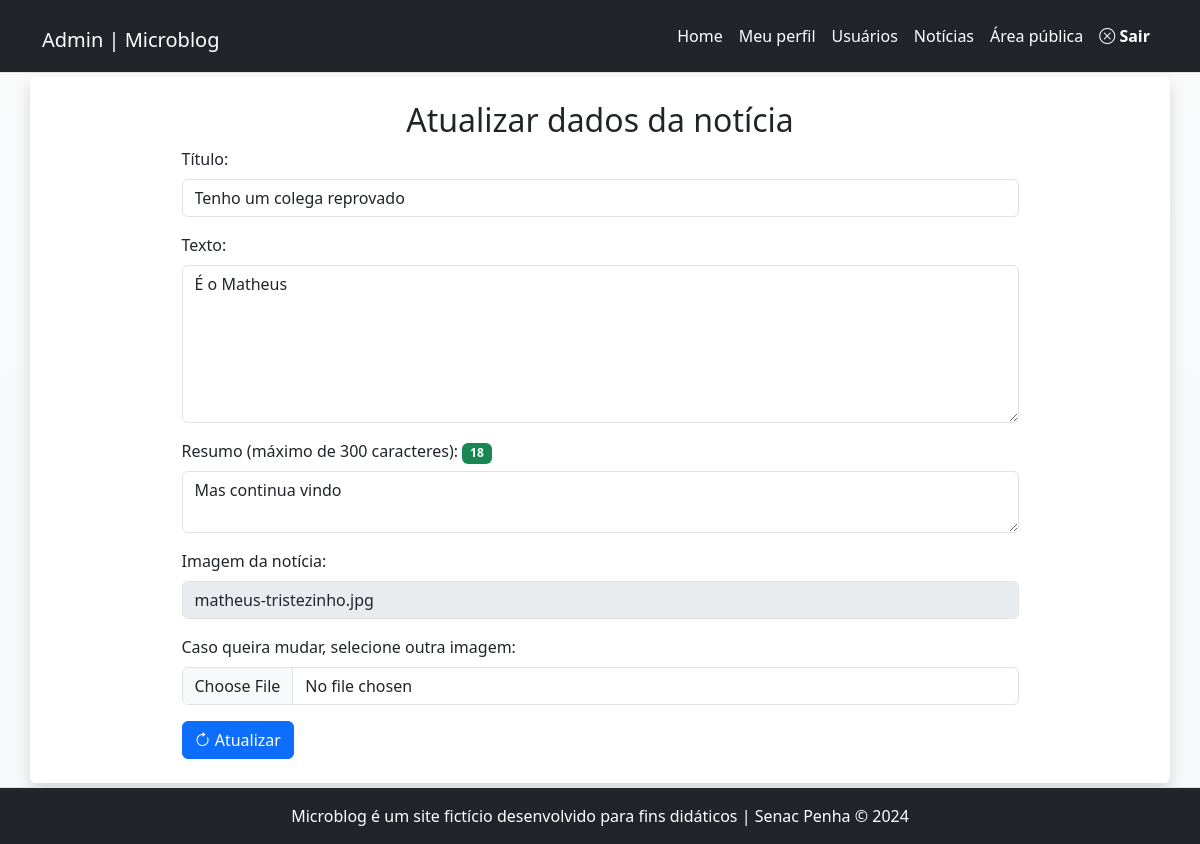
The page /admin/noticia-atualiza.php?id=17 (signed in) on the database its author committed.
### tables this page shows
CREATE TABLE `noticias` (
  `id` int(11) NOT NULL,
  `data` datetime NOT NULL DEFAULT current_timestamp(),
  `titulo` varchar(150) NOT NULL,
  `texto` text NOT NULL,
  `resumo` tinytext NOT NULL,
  `imagem` varchar(45) NOT NULL,
  `usuario_id` int(11) NOT NULL
);

### inc/funcoes-noticias.php (called while the page is built, shortened)
<?php
function lerUmaNoticia($idNoticia, $idUsuario, $tipoUsuario, $conexao){
    if($tipoUsuario == 'admin'){
        $sql = "SELECT * FROM noticias WHERE id = $idNoticia";
    } else {
        $sql = "SELECT * FROM noticias
                WHERE id = $idNoticia AND usuario_id = $idUsuario";
    }
    $resultado = mysqli_query($conexao, $sql) or die(mysqli_error($conexao));
    return mysqli_fetch_assoc($resultado);
}

### admin/noticia-atualiza.php (the view, shortened to what this page needs)
<?php
require_once "../inc/cabecalho-admin.php";
require_once "../inc/funcoes-noticias.php";
$idNoticia = $_GET['id'];
$idUsuario = $_SESSION['id'];
$tipoUsuario = $_SESSION['tipo'];
$dadosNoticia = lerUmaNoticia(
   $idNoticia, $idUsuario, $tipoUsuario, $conexao
);
?>
<div class="row">
    <article class="col-12 bg-white rounded shadow my-1 py-4">
        <h2 class="text-center">
            Atualizar dados da notícia
        </h2>
        <form enctype="multipart/form-data" autocomplete="off" class="mx-auto w-75" action="" method="post" id="form-atualizar" name="form-atualizar">
            <div class="mb-3">
                <label class="form-label" for="titulo">Título:</label>
                <input
                value="<?=$dadosNoticia['titulo']?>" class="form-control" required type="text" id="titulo" name="titulo">
            </div>
            <div class="mb-3">
                <label class="form-label" for="texto">Texto:</label>
                <textarea class="form-control" required name="texto" id="texto" cols="50" rows="6"><?=$dadosNoticia['texto']?></textarea>
            </div>
            <div class="mb-3">
                <label class="form-label" for="resumo">Resumo (máximo de 300 caracteres):</label>
                <span id="maximo" class="badge bg-danger">0</span>
                <textarea class="form-control" required name="resumo" id="resumo" cols="50" rows="2" maxlength="300"><?=$dadosNoticia['resumo']?></textarea>
            </div>
            <div class="mb-3">
                <label for="imagem-existente" class="form-label">Imagem da notícia:</label>
                <input
                value="<?=$dadosNoticia['imagem']?>" class="form-control" type="text" id="imagem-existente" name="imagem-existente" readonly disabled>
            </div>
            <div class="mb-3">
                <label for="imagem" class="form-label">Caso queira mudar, selecione outra imagem:</label>
                <input class="form-control" type="file" id="imagem" name="imagem" accept="image/png, image/jpeg, image/gif, image/svg+xml">
            </div>
            <button class="btn btn-primary" name="atualizar"><i class="bi bi-arrow-clockwise"></i> Atualizar</button>
        </form>
    </article>
</div>
<?php
require_once "../inc/rodape-admin.php";
?>

### rows shown on the page
noticias: titulo "Tenho um colega reprovado", texto "É o Matheus", resumo "Mas continua vindo", imagem-existente "matheus-tristezinho.jpg"
